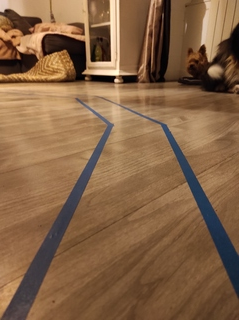
#> input picture driver/data/photo_circuit/circuit_1.jpg, 239 x 320 px, found by its file name
$ python cv2_detecting_lines.py
#> lines starting #> are read from the running program, lines starting #| are printed output that depends on the picture; after the words box and inside, x2 and y2 are one past the last pixel; in counts of white or black regions, pixels touching at a corner belong together
import cv2
import numpy as np
import logging
import math

frame = cv2.imread(r".\DeepPiCar\driver\data\circuit_1.jpg")
#> frame is the input picture: shape (320, 239, 3); mean B, G, R 69.2, 99.1, 132.9

def detect_edges(frame):
    # filter for blue lane lines
    hsv = cv2.cvtColor(frame, cv2.COLOR_BGR2HSV)
    lower_blue = np.array([60, 40, 40])
    upper_blue = np.array([150, 255, 255])
    mask = cv2.inRange(hsv, lower_blue, upper_blue)

    # detect edges
    edges = cv2.Canny(mask, 200, 400)

    return edges

def region_of_interest(edges):
    height, width = edges.shape
    mask = np.zeros_like(edges)

    # only focus bottom half of the screen
    polygon = np.array([[
        (0, height * 1 / 2),
        (width, height * 1 / 2),
        (width, height),
        (0, height),
    ]], np.int32)

    cv2.fillPoly(mask, polygon, 255)
    cropped_edges = cv2.bitwise_and(edges, mask)
    return cropped_edges


def detect_line_segments(cropped_edges):
    # tuning min_threshold, minLineLength, maxLineGap is a trial and error process by hand
    rho = 1  # distance precision in pixel, i.e. 1 pixel
    angle = np.pi / 180  # angular precision in radian, i.e. 1 degree
    min_threshold = 10  # minimal of votes
    line_segments = cv2.HoughLinesP(cropped_edges, rho, angle, min_threshold,
                                    np.array([]), minLineLength=8, maxLineGap=4)

    return line_segments

def average_slope_intercept(frame, line_segments):
    """
    This function combines line segments into one or two lane lines
    If all line slopes are < 0: then we only have detected left lane
    If all line slopes are > 0: then we only have detected right lane
    """
    lane_lines = []
    if line_segments is None:
        logging.info('No line_segment segments detected')
        return lane_lines

    height, width, _ = frame.shape
    left_fit = []
    right_fit = []

    boundary = 1/3
    left_region_boundary = width * (1 - boundary)  # left lane line segment should be on left 2/3 of the screen
    right_region_boundary = width * boundary # right lane line segment should be on left 2/3 of the screen

    for line_segment in line_segments:
        for x1, y1, x2, y2 in line_segment:
            if x1 == x2:
                logging.info('skipping vertical line segment (slope=inf): %s' % line_segment)
                continue
            fit = np.polyfit((x1, x2), (y1, y2), 1)
            slope = fit[0]
            intercept = fit[1]
            if slope < 0:
                if x1 < left_region_boundary and x2 < left_region_boundary:
                    left_fit.append((slope, intercept))
            else:
                if x1 > right_region_boundary and x2 > right_region_boundary:
                    right_fit.append((slope, intercept))

    left_fit_average = np.average(left_fit, axis=0)
    if len(left_fit) > 0:
        lane_lines.append(make_points(frame, left_fit_average))

    right_fit_average = np.average(right_fit, axis=0)
    if len(right_fit) > 0:
        lane_lines.append(make_points(frame, right_fit_average))

    logging.debug('lane lines: %s' % lane_lines)  # [[[316, 720, 484, 432]], [[1009, 720, 718, 432]]]

    return lane_lines

def make_points(frame, line):
    height, width, _ = frame.shape
    slope, intercept = line
    y1 = height  # bottom of the frame
    y2 = int(y1 * 1 / 2)  # make points from middle of the frame down

    # bound the coordinates within the frame
    x1 = max(-width, min(2 * width, int((y1 - intercept) / slope)))
    x2 = max(-width, min(2 * width, int((y2 - intercept) / slope)))
    return [[x1, y1, x2, y2]]


def detect_lane(frame):
    logging.debug('detecting lane lines...')
    edges = detect_edges(frame)
#> in detect_edges, `hsv = cv2.cvtColor(frame, cv2.COLOR_BGR2HSV)`: hsv: shape (320, 239, 3); mean H, S, V 21.4, 128.9, 134
#> in detect_edges, `mask = cv2.inRange(hsv, lower_blue, upper_blue)`:
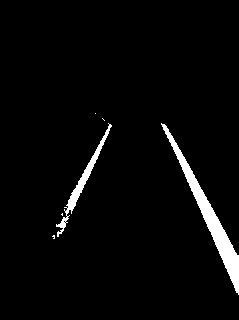
#> mask: shape (320, 239); 3.3% white; 6 white regions (4 under 20 px), largest, box (x1, y1, x2, y2) and area: (161, 123, 239, 295) 1833, (56, 123, 112, 237) 676
#> in detect_edges, `edges = cv2.Canny(mask, 200, 400)`:
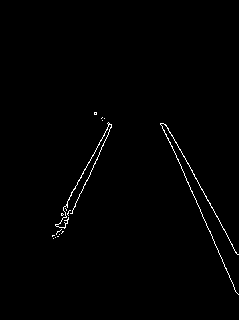
#> edges: shape (320, 239); 0.85% white in thin lines or dots, all inside (x1, y1, x2, y2) = (52, 112, 239, 295)
    cropped_edges = region_of_interest(edges)
#> in region_of_interest, `cv2.fillPoly(mask, polygon, 255)`:
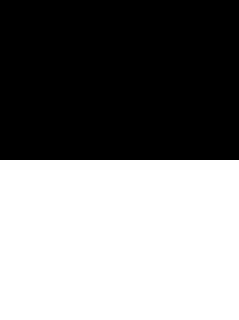
#> mask: shape (320, 239); 50% white; 1 white region, box (x1, y1, x2, y2) and area: (0, 160, 239, 320) 38240
#> in region_of_interest, `cropped_edges = cv2.bitwise_and(edges, mask)`:
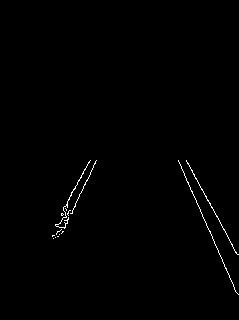
#> cropped_edges: shape (320, 239); 0.6% white in thin lines or dots, all inside (x1, y1, x2, y2) = (52, 160, 239, 295)
    line_segments = detect_line_segments(cropped_edges)
#> in detect_line_segments, `line_segments = cv2.HoughLinesP(cropped_edges, rho, angle, min_thresho..`: line_segments = 17 rows, first 6: [178, 160, 234, 287], [186, 161, 212, 207], [75, 203, 95, 163], [221, 225, 237, 254], [74, 189, 89, 161], [207, 200, 226, 233]
    lane_lines = average_slope_intercept(frame, line_segments)

    return lane_lines


def display_lines(frame, lines, line_color=(0, 255, 0), line_width=2):
    line_image = np.zeros_like(frame)
    if lines is not None:
        for line in lines:
            for x1, y1, x2, y2 in line:
                cv2.line(line_image, (x1, y1), (x2, y2), line_color, line_width)
    line_image = cv2.addWeighted(frame, 0.8, line_image, 1, 1)
    return line_image


def compute_steering_angle(frame, lane_lines):
    """ Find the steering angle based on lane line coordinate
        We assume that camera is calibrated to point to dead center
    """
    if len(lane_lines) == 0:
        logging.info('No lane lines detected, do nothing')
        return -90

    height, width, _ = frame.shape
    if len(lane_lines) == 1:
        logging.debug('Only detected one lane line, just follow it. %s' % lane_lines[0])
        x1, _, x2, _ = lane_lines[0][0]
        x_offset = x2 - x1
    else:
        _, _, left_x2, _ = lane_lines[0][0]
        _, _, right_x2, _ = lane_lines[1][0]
        camera_mid_offset_percent = 0.02 # 0.0 means car pointing to center, -0.03: car is centered to left, +0.03 means car pointing to right
        mid = int(width / 2 * (1 + camera_mid_offset_percent))
        x_offset = (left_x2 + right_x2) / 2 - mid

    # find the steering angle, which is angle between navigation direction to end of center line
    y_offset = int(height / 2)

    angle_to_mid_radian = math.atan(x_offset / y_offset)  # angle (in radian) to center vertical line
    angle_to_mid_deg = int(angle_to_mid_radian * 180.0 / math.pi)  # angle (in degrees) to center vertical line
    steering_angle = angle_to_mid_deg + 90  # this is the steering angle needed by picar front wheel

    logging.debug('new steering angle: %s' % steering_angle)
    return steering_angle


def display_heading_line(frame, steering_angle, line_color=(0, 0, 255), line_width=5 ):
    heading_image = np.zeros_like(frame)
    height, width, _ = frame.shape

    # figure out the heading line from steering angle
    # heading line (x1,y1) is always center bottom of the screen
    # (x2, y2) requires a bit of trigonometry

    # Note: the steering angle of:
    # 0-89 degree: turn left
    # 90 degree: going straight
    # 91-180 degree: turn right
    steering_angle_radian = steering_angle / 180.0 * math.pi
    x1 = int(width / 2)
    y1 = height
    x2 = int(x1 - height / 2 / math.tan(steering_angle_radian))
    y2 = int(height / 2)

    cv2.line(heading_image, (x1, y1), (x2, y2), line_color, line_width)
    heading_image = cv2.addWeighted(frame, 0.8, heading_image, 1, 1)

    return heading_image


lanes_line = detect_lane(frame)
#> the loop in average_slope_intercept, `for line_segment in line_segments:` made 17 passes
#> line_segment on passes 1 to 12: [[178, 160, 234, 287]], [[186, 161, 212, 207]], [[75, 203, 95, 163]], [[221, 225, 237, 254]], [[74, 189, 89, 161]], [[207, 200, 226, 233]], [[61, 215, 72, 191]], [[64, 220, 69, 210]], [[58, 236, 61, 227]], [[91, 170, 95, 162]], [[55, 237, 67, 205]], [[61, 229, 75, 206]]
#> after the loop in average_slope_intercept, `for line_segment in line_segments:`: left_fit = [(-2, 353), (-1.87, 327.1), (-2.18, 348.1), (-2, 348), (-3, 410), (-2, 352), (-2.67, 383.7), (-1.64, 329.2), (-3, 407), (-2.36, 361.5), (-2, 354), (-2, 355)]; right_fit = [(2.27, -243.7), (1.77, -168.1), (1.81, -175.6), (1.74, -159.5), (1.74, -160.6)]
#> in average_slope_intercept, `left_fit_average = np.average(left_fit, axis=0)`: left_fit_average = [-2.23, 360.7]
#> in make_points, `slope, intercept = line`: slope = -2.23; intercept = 360.7
#> in make_points, `x1 = max(-width, min(2 * width, int((y1 - intercept) / slope)))`: x1 = 18
#> in make_points, `x2 = max(-width, min(2 * width, int((y2 - intercept) / slope)))`: x2 = 90
#> in average_slope_intercept, `right_fit_average = np.average(right_fit, axis=0)`: right_fit_average = [1.86, -181.5]
#> in detect_lane, `lane_lines = average_slope_intercept(frame, line_segments)`: lane_lines = [[[18, 320, 90, 160]], [[268, 320, 183, 160]]]
#> lanes_line = [[[18, 320, 90, 160]], [[268, 320, 183, 160]]]
lane_lines_image = display_lines(frame, lanes_line)
#> the loop in display_lines, `for line in lines:` made 2 passes
#> in display_lines, `line_image = cv2.addWeighted(frame, 0.8, line_image, 1, 1)`:
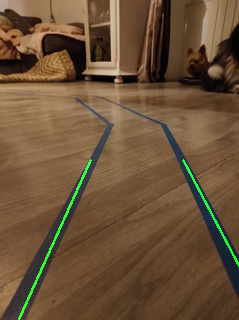
#> line_image: shape (320, 239, 3); mean B, G, R 56.4, 82.3, 107.3
steer_angle = compute_steering_angle(frame, lanes_line)
#> in compute_steering_angle, `_, _, left_x2, _ = lane_lines[0][0]`: left_x2 = 90
#> in compute_steering_angle, `_, _, right_x2, _ = lane_lines[1][0]`: right_x2 = 183
#> in compute_steering_angle, `x_offset = (left_x2 + right_x2) / 2 - mid`: x_offset = 15.5
#> in compute_steering_angle, `angle_to_mid_radian = math.atan(x_offset / y_offset)`: angle_to_mid_radian = 0.0966
#> in compute_steering_angle, `angle_to_mid_deg = int(angle_to_mid_radian * 180.0 / math.pi)`: angle_to_mid_deg = 5
#> in compute_steering_angle, `steering_angle = angle_to_mid_deg + 90`: steering_angle = 95
#> steer_angle = 95
img = display_heading_line(lane_lines_image, steer_angle)
#> in display_heading_line, `steering_angle_radian = steering_angle / 180.0 * math.pi`: steering_angle_radian = 1.66
#> in display_heading_line, `x2 = int(x1 - height / 2 / math.tan(steering_angle_radian))`: x2 = 132
#> in display_heading_line, `cv2.line(heading_image, (x1, y1), (x2, y2), line_color, line_width)`:
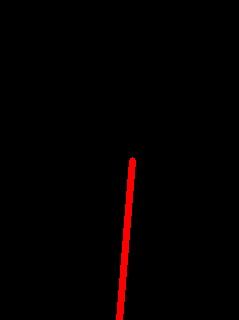
#> heading_image: shape (320, 239, 3); mean of channels 0, 1, 2 0, 0, 3.8; drawn as B, G, R
#> in display_heading_line, `heading_image = cv2.addWeighted(frame, 0.8, heading_image, 1, 1)`:
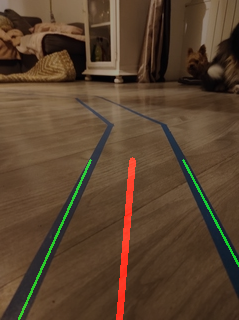
#> heading_image: shape (320, 239, 3); mean B, G, R 46.1, 66.8, 89.4
cv2.imshow('image', img)
cv2.waitKey(0)
